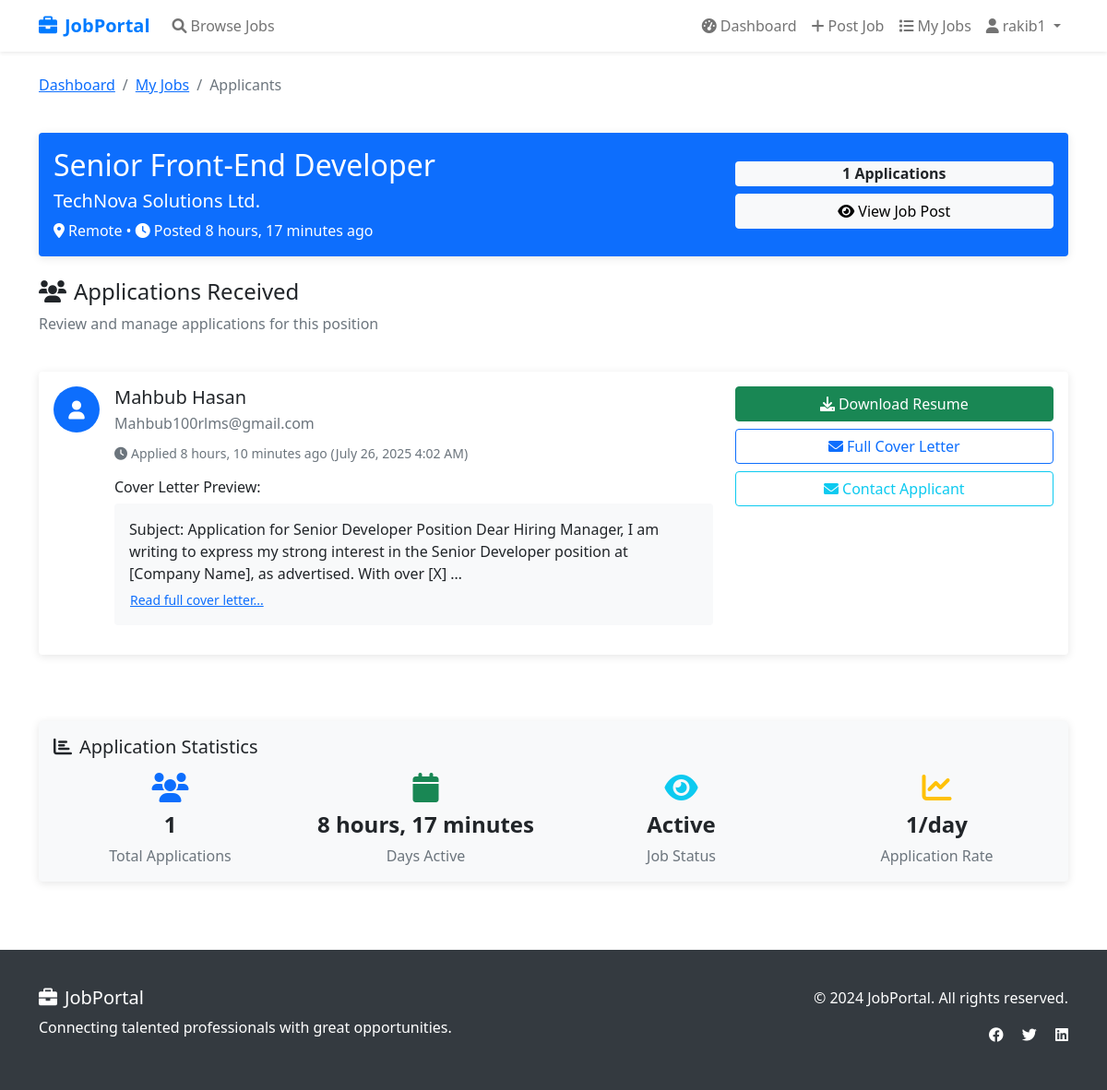
Page /employer/job/2/applicants/ (signed in) on the committed database.
### jobs/models.py (models this page shows, shortened)
class Job(models.Model):
    title = models.CharField(max_length=200)
    company_name = models.CharField(max_length=200)
    location = models.CharField(max_length=200)
    description = models.TextField()
    posted_by = models.ForeignKey(User, on_delete=models.CASCADE, related_name='posted_jobs')
    created_at = models.DateTimeField(default=timezone.now)
    class Meta:
        ordering = ['-created_at']

class Application(models.Model):
    job = models.ForeignKey(Job, on_delete=models.CASCADE, related_name='applications')
    applicant = models.ForeignKey(User, on_delete=models.CASCADE, related_name='applications')
    resume = models.FileField(upload_to='resumes/')
    cover_letter = models.TextField()
    applied_at = models.DateTimeField(default=timezone.now)
    class Meta:
        ordering = ['-applied_at']
        unique_together = ['job', 'applicant']  # Prevent duplicate applications

### jobs/views.py (the view)
# urls.py: path('employer/job/<int:job_id>/applicants/', views.job_applicants, name='job_applicants'),
@login_required
def job_applicants(request, job_id):
    try:
        profile = request.user.userprofile
        if profile.role != 'employer':
            messages.error(request, 'Access denied. Employer account required.')
            return redirect('jobs:home')
    except UserProfile.DoesNotExist:
        messages.error(request, 'Profile not found.')
        return redirect('jobs:home')
    job = get_object_or_404(Job, id=job_id, posted_by=request.user)
    applications = Application.objects.filter(job=job)
    return render(request, 'jobs/job_applicants.html', {
        'job': job,
        'applications': applications
    })

### jobs/templates/jobs/job_applicants.html (shortened to what this page needs)
{% extends 'jobs/base.html' %}
{% block content %}
<div class="container py-4">
    <div class="row mb-4">
        <div class="col-12">
            <nav aria-label="breadcrumb">
                <ol class="breadcrumb">
                    <li class="breadcrumb-item"><a href="{% url 'jobs:employer_dashboard' %}">Dashboard</a></li>
                    <li class="breadcrumb-item"><a href="{% url 'jobs:my_jobs' %}">My Jobs</a></li>
                    <li class="breadcrumb-item active">Applicants</li>
                </ol>
            </nav>
        </div>
    </div>
    <div class="row mb-4">
        <div class="col-12">
            <div class="card bg-primary text-white">
                <div class="card-body">
                    <div class="row align-items-center">
                        <div class="col-md-8">
                            <h2 class="mb-2">{{ job.title }}</h2>
                            <h5 class="mb-2">{{ job.company_name }}</h5>
                            <p class="mb-0">
                                <i class="fas fa-map-marker-alt me-1"></i>{{ job.location }} •
                                <i class="fas fa-clock me-1"></i>Posted {{ job.created_at|timesince }} ago
                            </p>
                        </div>
                        <div class="col-md-4 text-md-end">
                            <div class="d-flex flex-column gap-2">
                                <span class="badge bg-light text-dark fs-6">{{ applications.count }} Applications</span>
                                <a href="{% url 'jobs:job_detail' job.id %}" class="btn btn-light">
                                    <i class="fas fa-eye me-1"></i>View Job Post
                                </a>
                            </div>
                        </div>
                    </div>
                </div>
            </div>
        </div>
    </div>
    {% if applications %}
        <div class="row mb-4">
            <div class="col-12">
                <h4><i class="fas fa-users me-2"></i>Applications Received</h4>
                <p class="text-muted">Review and manage applications for this position</p>
            </div>
        </div>
        <div class="row">
            {% for application in applications %}
            <div class="col-12 mb-4">
                <div class="card">
                    <div class="card-body">
                        <div class="row">
                            <div class="col-md-8">
                                <div class="d-flex align-items-start">
                                    <div class="me-3">
                                        <div class="bg-primary text-white rounded-circle d-flex align-items-center justify-content-center" style="width: 50px; height: 50px;">
                                            <i class="fas fa-user fa-lg"></i>
                                        </div>
                                    </div>
                                    <div class="flex-grow-1">
                                        <h5 class="mb-1">{{ application.applicant.first_name }} {{ application.applicant.last_name }}</h5>
                                        <p class="text-muted mb-2">{{ application.applicant.email }}</p>
                                        <div class="mb-3">
                                            <small class="text-muted">
                                                <i class="fas fa-clock me-1"></i>Applied {{ application.applied_at|timesince }} ago
                                                ({{ application.applied_at|date:"F d, Y g:i A" }})
                                            </small>
                                        </div>
                                        <div class="mb-3">
                                            <h6 class="mb-2">Cover Letter Preview:</h6>
                                            <div class="bg-light p-3 rounded">
                                                <p class="mb-0">{{ application.cover_letter|truncatewords:30 }}</p>
                                                {% if application.cover_letter|wordcount > 30 %}
                                                    <button class="btn btn-sm btn-link p-0 mt-1" data-bs-toggle="modal" data-bs-target="#coverLetterModal{{ application.id }}">
                                                        Read full cover letter...
                                                    </button>
                                                {% endif %}
                                            </div>
                                        </div>
                                    </div>
                                </div>
                            </div>
                            <div class="col-md-4 text-md-end">
                                <div class="d-flex flex-column gap-2">
                                    <a href="{{ application.resume.url }}" class="btn btn-success" target="_blank">
                                        <i class="fas fa-download me-1"></i>Download Resume
                                    </a>
                                    <button class="btn btn-outline-primary" data-bs-toggle="modal" data-bs-target="#coverLetterModal{{ application.id }}">
                                        <i class="fas fa-envelope me-1"></i>Full Cover Letter
                                    </button>
                                    <a href="mailto:{{ application.applicant.email }}?subject=Regarding your application for {{ job.title }}" class="btn btn-outline-info">
                                        <i class="fas fa-envelope me-1"></i>Contact Applicant
                                    </a>
                                </div>
                            </div>
                        </div>
                    </div>
                </div>
            </div>
            {% endfor %}
        </div>
    {% endif %}
    <div class="row mt-5">
        <div class="col-12">
            <div class="card bg-light">
                <div class="card-body">
                    <h5 class="mb-3"><i class="fas fa-chart-bar me-2"></i>Application Statistics</h5>
                    <div class="row text-center">
                        <div class="col-md-3">
                            <div class="mb-2">
                                <i class="fas fa-users fa-2x text-primary"></i>
                            </div>
                            <h4 class="fw-bold">{{ applications.count }}</h4>
                            <p class="text-muted mb-0">Total Applications</p>
                        </div>
                        <div class="col-md-3">
                            <div class="mb-2">
                                <i class="fas fa-calendar fa-2x text-success"></i>
                            </div>
                            <h4 class="fw-bold">{{ job.created_at|timesince }}</h4>
                            <p class="text-muted mb-0">Days Active</p>
                        </div>
                        <div class="col-md-3">
                            <div class="mb-2">
                                <i class="fas fa-eye fa-2x text-info"></i>
                            </div>
                            <h4 class="fw-bold">Active</h4>
                            <p class="text-muted mb-0">Job Status</p>
                        </div>
                        <div class="col-md-3">
                            <div class="mb-2">
                                <i class="fas fa-chart-line fa-2x text-warning"></i>
                            </div>
                            <h4 class="fw-bold">
                                {% if applications.count > 0 %}
                                    {% widthratio applications.count 1 1 %}/day
                                {% else %}
                                    0/day
                                {% endif %}
                            </h4>
                            <p class="text-muted mb-0">Application Rate</p>
                        </div>
                    </div>
                </div>
            </div>
        </div>
    </div>
</div>
{% endblock %}

### jobs/templates/jobs/base.html (shortened to what this page needs)
<!DOCTYPE html>
<html lang="en">
<head>
    <link href="https://cdn.jsdelivr.net/npm/bootstrap@5.1.3/dist/css/bootstrap.min.css" rel="stylesheet">
    <link href="https://cdnjs.cloudflare.com/ajax/libs/font-awesome/6.0.0/css/all.min.css" rel="stylesheet">
</head>
<body>
    <nav class="navbar navbar-expand-lg navbar-light bg-white shadow-sm">
        <div class="container">
            <a class="navbar-brand" href="{% url 'jobs:home' %}">
                <i class="fas fa-briefcase me-2"></i>JobPortal
            </a>
            <div class="collapse navbar-collapse" id="navbarNav">
                <ul class="navbar-nav me-auto">
                    <li class="nav-item">
                        <a class="nav-link" href="{% url 'jobs:job_list' %}">
                            <i class="fas fa-search me-1"></i>Browse Jobs
                        </a>
                    </li>
                </ul>
                <ul class="navbar-nav">
                    {% if user.is_authenticated %}
                        {% if user.userprofile.role == 'employer' %}
                            <li class="nav-item">
                                <a class="nav-link" href="{% url 'jobs:employer_dashboard' %}">
                                    <i class="fas fa-tachometer-alt me-1"></i>Dashboard
                                </a>
                            </li>
                            <li class="nav-item">
                                <a class="nav-link" href="{% url 'jobs:post_job' %}">
                                    <i class="fas fa-plus me-1"></i>Post Job
                                </a>
                            </li>
                            <li class="nav-item">
                                <a class="nav-link" href="{% url 'jobs:my_jobs' %}">
                                    <i class="fas fa-list me-1"></i>My Jobs
                                </a>
                            </li>
                        {% endif %}
                        <li class="nav-item dropdown">
                            <a class="nav-link dropdown-toggle" href="#" id="navbarDropdown" role="button" data-bs-toggle="dropdown">
                                <i class="fas fa-user me-1"></i>{{ user.username }}
                            </a>
                        </li>
                    {% endif %}
                </ul>
            </div>
        </div>
    </nav>
    <main>
        {% block content %}
        {% endblock %}
    </main>
    <footer class="footer">
        <div class="container">
            <div class="row">
                <div class="col-md-6">
                    <h5><i class="fas fa-briefcase me-2"></i>JobPortal</h5>
                    <p>Connecting talented professionals with great opportunities.</p>
                </div>
                <div class="col-md-6 text-md-end">
                    <p>&copy; 2024 JobPortal. All rights reserved.</p>
                    <div class="social-links">
                        <a href="#" class="text-white me-3"><i class="fab fa-facebook"></i></a>
                        <a href="#" class="text-white me-3"><i class="fab fa-twitter"></i></a>
                        <a href="#" class="text-white"><i class="fab fa-linkedin"></i></a>
                    </div>
                </div>
            </div>
        </div>
    </footer>
</body>
</html>

### jobs/templates/jobs/base.html (style rules this page uses)
.navbar-brand { font-weight: bold; color: #007bff !important; }
.card { transition: transform 0.2s; border: none; box-shadow: 0 2px 10px rgba(0,0,0,0.1); }
.footer { background-color: #343a40; color: white; padding: 40px 0; margin-top: 50px; }

### rows in the picture
Job: title "Senior Front-End Developer", company_name "TechNova Solutions Ltd.", location "Remote", created_at "8 hours, 17 minutes"
Application: applicant.first_name "Mahbub", applicant.last_name "Hasan", applicant.email "Mahbub100rlms@gmail.com", applied_at "8 hours, 10 minutes", applied_at "July 26, 2025 4:02 AM", cover_letter "Subject: Application for Senior Developer Position Dear Hiring Manager, I am writing to express my strong interest in the Senior Developer position at [Company Name], as advertised. With over [X] …"

### other values in the picture
{{ user.username }} "rakib1"
{{ applications.count }} "1"
